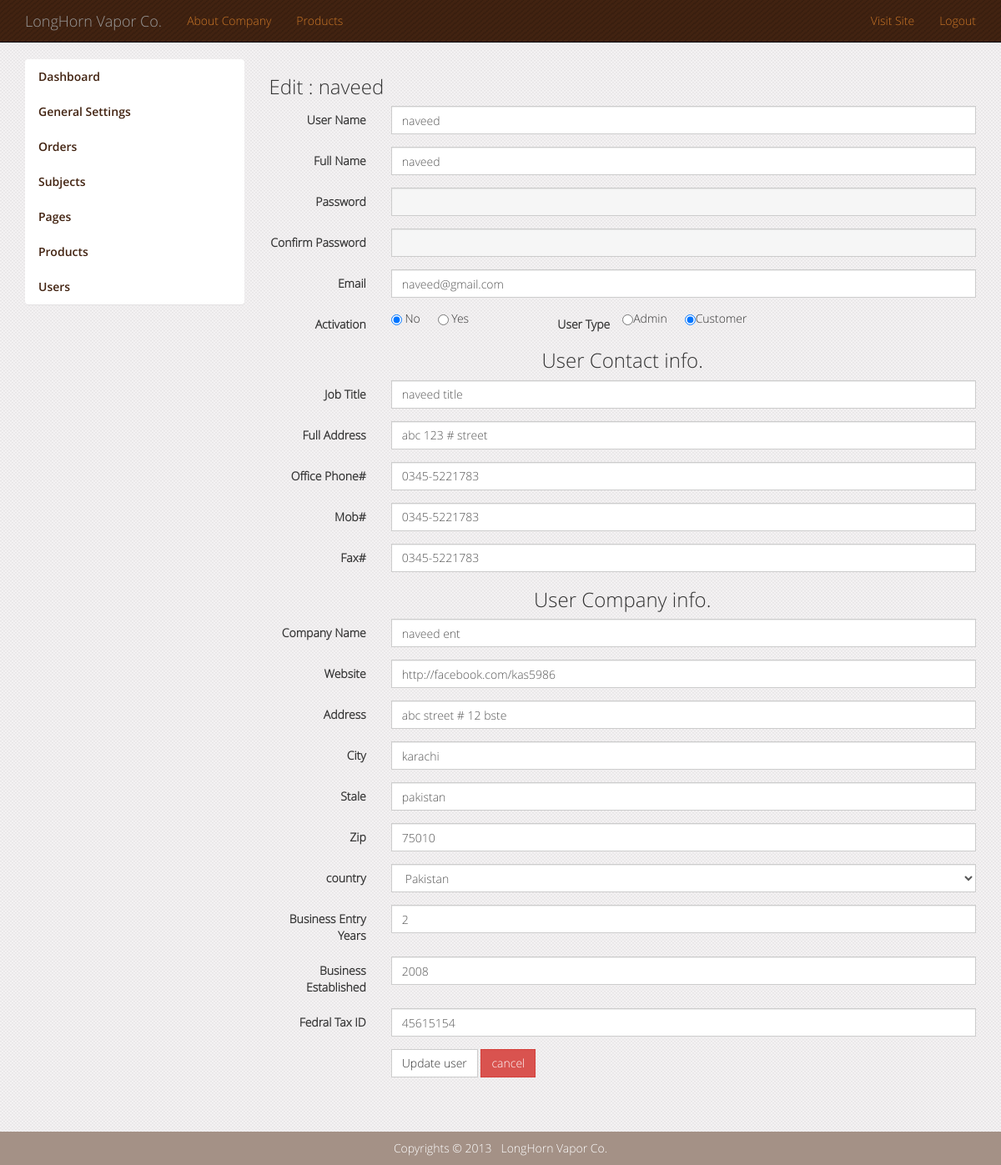
Screenshot of /admin/edit_user.php?user=2 (signed in) with the database file from the repository.
### tables this page shows
CREATE TABLE IF NOT EXISTS `site_options` (
  `id` int(11) NOT NULL AUTO_INCREMENT,
  `link` varchar(100) NOT NULL,
  `title` varchar(100) NOT NULL,
  `email` varchar(255) NOT NULL,
  `new_products` int(3) NOT NULL,
  `description` varchar(255) DEFAULT NULL,
  `welcome` text NOT NULL,
  `logo` varchar(100) NOT NULL,
  PRIMARY KEY (`id`)
);

CREATE TABLE IF NOT EXISTS `page_subjects` (
  `id` int(11) NOT NULL AUTO_INCREMENT,
  `parent_id` int(3) NOT NULL,
  `nav_id` int(11) NOT NULL,
  `position` int(3) NOT NULL,
  `name` varchar(50) NOT NULL,
  `content` text NOT NULL,
  `visible` tinyint(1) NOT NULL,
  PRIMARY KEY (`id`)
);

CREATE TABLE IF NOT EXISTS `users` (
  `id` int(25) NOT NULL AUTO_INCREMENT,
  `username` varchar(65) NOT NULL,
  `name` varchar(255) NOT NULL,
  `hashed_password` varchar(42) NOT NULL,
  `job` varchar(255) NOT NULL,
  `email` varchar(255) NOT NULL,
  `phone` varchar(20) NOT NULL,
  `mobile` varchar(20) NOT NULL,
  `fax` varchar(20) NOT NULL,
  `address` varchar(255) NOT NULL,
  `activation` tinyint(1) NOT NULL,
  `user_type` int(3) NOT NULL,
  `company_name` varchar(255) NOT NULL,
  `company_website` varchar(255) NOT NULL,
  `company_address` varchar(500) NOT NULL,
  `company_city` varchar(255) NOT NULL,
  `company_state` varchar(255) NOT NULL,
  `company_zip` int(20) NOT NULL,
  `company_country` varchar(255) NOT NULL,
  `company_years` varchar(15) NOT NULL,
  `company_started` varchar(15) NOT NULL,
  `company_tax` varchar(40) NOT NULL,
  PRIMARY KEY (`id`)
);

### includes/header_inc.php (called while the page is built, shortened)
<?php
	if(isset($_GET['subject'])){
		$sel_subject = get_subject_by_id($_GET['subject']);
	}else{
		$sel_subject = NULL;
	}
?>

### includes/session.php (called while the page is built, shortened)
<?php
	function logged_in() {
		return isset($_SESSION['user_id']);
	}
?>

### admin/includes/user_functions.php (called while the page is built, shortened)
<?php
function get_user_by_id($user_id){
	global $connection;
		$query = "SELECT *";
		$query .= "	FROM users";
		$query .= "	WHERE id=" . $user_id;
		$query .= " LIMIT 1";
		$result_set = mysql_query($query, $connection);
		if($user = mysql_fetch_array($result_set)){
			return $user;
		}else{
			return NULL;
		}
}
?>

### admin/edit_user.php (the view, shortened to what this page needs)
<?php
	require_once('../includes/admin_header.php');
	if(isset($_GET['user'])){
		$sel_user = get_user_by_id($_GET['user']);
	}else{
		$sel_user = NULL;
	}
?>
		<div class="row">
			<?php include('admin_sidebar.php'); ?>
			<article class="col-lg-9">
			<h3>Edit : <?php echo $sel_user['username']; ?></h3>
				<form id="options" class="form-horizontal" action="" role="form" method="post">
				  <div class="form-group">
					<label for="user_name" class="col-sm-2 control-label">User Name</label>
					<div class="col-sm-10">
					  <input type="text" class="form-control" id="user_name" name="user_name" required="" value="<?php echo $sel_user['username']; ?>">
					</div>
				  </div>
				  <div class="form-group">
					<label for="user_realname" class="col-sm-2 control-label">Full Name</label>
					<div class="col-sm-10">
					  <input type="text" class="form-control" id="user_realname" name="user_realname" required="" value="<?php echo $sel_user['name']; ?>">
					</div>
				  </div>
				  <div class="form-group">
					<label for="user_password" class="col-sm-2 control-label">Password</label>
					<div class="col-sm-10">
					  <input type="password" class="form-control" id="user_password" name="user_password" required="" value=""  disabled>
					</div>
				  </div>
				  <div class="form-group">
					<label for="password_confirm" class="col-sm-2 control-label">Confirm Password</label>
					<div class="col-sm-10">
					  <input type="password" class="form-control" id="password_confirm" name="password_confirm" required="" value=""  disabled>
					</div>
				  </div>
				  <div class="form-group">
					<label for="user_email" class="col-sm-2 control-label">Email</label>
					<div class="col-sm-10">
					  <input type="email" class="form-control" id="user_email" name="user_email" required="" value="<?php echo $sel_user['email']; ?>">
					</div>
				  </div>
				  <div class="form-group">
					<div>
					<label for="user_activation" class="col-sm-2 control-label">Activation</label>
					<div class="col-sm-2">
					  <input type="radio" class="radio-inline" id="user_activation" name="user_activation" value="0"
					  <?php if( $sel_user['activation'] == 0){echo ' checked';} ?>> No &nbsp;
					  <input type="radio" class="radio-inline" id="user_activation" name="user_activation" value="1"
					  <?php if( $sel_user['activation'] == 1){echo ' checked';} ?>> Yes &nbsp;
					</div>
					<label for="user_type" class="col-sm-2 control-label">User Type</label>
					<div class="col-sm-3 input-group">
					  <input type="radio" class="radio-inline" id="user_type" name="user_type" value="1"
					  <?php if( $sel_user['user_type'] == 1){echo ' checked';} ?>> Admin &nbsp;
					  <input type="radio" class="radio-inline" id="user_type" name="user_type" value="2"
					  <?php if( $sel_user['user_type'] == 2){echo ' checked';} ?>> Customer &nbsp;
					</div>
					</div>
				  </div>
					<center><h3>User Contact info.</h3></center>
				  <div class="form-group">
					<label for="user_job" class="col-sm-2 control-label">Job Title</label>
					<div class="col-sm-10">
					  <input type="text" class="form-control" id="user_job" name="user_job" required="" value="<?php echo $sel_user['job']; ?>">
					</div>
				  </div>
				  <div class="form-group">
					<label for="user_address" class="col-sm-2 control-label">Full Address</label>
					<div class="col-sm-10">
					  <input type="text" class="form-control" id="user_address" name="user_address" required="" value="<?php echo $sel_user['address'] ?>">
					</div>
				  </div>
				  <div class="form-group">
					<label for="user_phone" class="col-sm-2 control-label">Office Phone#</label>
					<div class="col-sm-10">
					  <input type="text" class="form-control" id="user_phone" name="user_phone" required="" value="<?php echo $sel_user['phone']; ?>">
					</div>
				  </div>
				  <div class="form-group">
					<label for="user_mobile" class="col-sm-2 control-label">Mob#</label>
					<div class="col-sm-10">
					  <input type="text" class="form-control" id="user_mobile" name="user_mobile" required="" value="<?php echo $sel_user['mobile']; ?>">
					</div>
				  </div>
				  <div class="form-group">
					<label for="user_fax" class="col-sm-2 control-label">Fax#</label>
					<div class="col-sm-10">
					  <input type="text" class="form-control" id="user_fax" name="user_fax" required="" value="<?php echo $sel_user['fax']; ?>">
					</div>
				  </div>
					<center><h3>User Company info.</h3></center>
				  <div class="form-group">
					<label for="company_name" class="col-sm-2 control-label">Company Name</label>
					<div class="col-sm-10">
					  <input type="text" class="form-control" id="company_name" name="company_name" required="" value="<?php echo $sel_user['company_name']; ?>">
					</div>
				  </div>
				  <div class="form-group">
					<label for="company_website" class="col-sm-2 control-label">Website</label>
					<div class="col-sm-10">
					  <input type="text" class="form-control" id="company_website" name="company_website" required="" value="<?php echo $sel_user['company_website']; ?>">
					</div>
				  </div>
				  <div class="form-group">
					<label for="company_address" class="col-sm-2 control-label">Address</label>
					<div class="col-sm-10">
					  <input type="text" class="form-control" id="company_address" name="company_address" required="" value="<?php echo $sel_user['company_address']; ?>">
					</div>
				  </div>
				  <div class="form-group">
					<label for="company_city" class="col-sm-2 control-label">City</label>
					<div class="col-sm-10">
					  <input type="text" class="form-control" id="company_city" name="company_city" required="" value="<?php echo $sel_user['company_city']; ?>">
					</div>
				  </div>
				  <div class="form-group">
					<label for="company_state" class="col-sm-2 control-label">Stale</label>
					<div class="col-sm-10">
					  <input type="text" class="form-control" id="company_state" name="company_state" required="" value="<?php echo $sel_user['company_state']; ?>">
					</div>
				  </div>
				  <div class="form-group">
					<label for="company_zip" class="col-sm-2 control-label">Zip</label>
					<div class="col-sm-10">
					  <input type="text" class="form-control" id="company_zip" name="company_zip" required="" value="<?php echo $sel_user['company_zip']; ?>">
					</div>
				  </div>
				  <div class="form-group">
					<label for="company_country" class="col-sm-2 control-label">country</label>
					<div class="col-sm-10">
					  <select id="company_country" name="company_country" class="form-control">
						<?php
							  foreach($countries as $country){
								if($sel_user['company_country'] == $country){
									echo '<option selected="selected" value="'.$country .'">'.$country .'</option>';
								}else{
									echo '<option value="'.$country .'">'.$country .'</option>';
								}
							  }
						?>
					  </select>
					</div>
				  </div>
				  <div class="form-group">
					<label for="company_years" class="col-sm-2 control-label">Business Entry Years</label>
					<div class="col-sm-10">
					  <input type="text" class="form-control" id="company_years" name="company_years" required="" value="<?php echo $sel_user['company_years']; ?>">
					</div>
				  </div>
				  <div class="form-group">
					<label for="company_started" class="col-sm-2 control-label">Business Established</label>
					<div class="col-sm-10">
					  <input type="text" class="form-control" id="company_started" name="company_started" required="" value="<?php echo $sel_user['company_started']; ?>">
					</div>
				  </div>
				  <div class="form-group">
					<label for="company_tax" class="col-sm-2 control-label">Fedral Tax ID</label>
					<div class="col-sm-10">
					  <input type="text" class="form-control" id="company_tax" name="company_tax" required="" value="<?php echo $sel_user['company_tax']; ?>">
					</div>
				  </div>
				  <div class="form-group">
					<div class="col-sm-offset-2 col-sm-10">
				  <button type="submit" name="update" class="btn btn-default">Update user</button>
				  <a class="btn btn-danger" href="<?php echo site_options('link'); ?>/admin/users_index.php">cancel</a>
					</div>
				  </div>
				</form>
			</article>
		</div>
<?php require_once('../includes/footer.php'); ?>

### includes/admin_header.php (shortened to what this page needs)
<?php
require_once("connection.php");
require_once("session.php");
require_once("functions.php");
require_once("header_inc.php");
?>
<!DOCTYPE html>
<html lang="en">
  <head>
    <link href="<?php echo site_options('link'); ?>/css/stylesheet.css" rel="stylesheet">
  </head>
  <body>
<nav class="navbar navbar-inverse navbar-static-top" role="navigation">
  <div class="container">
  <div class="navbar-header">
    <a class="navbar-brand" href="#"><?php echo site_options('title'); ?></a>
  </div>
  <div class="collapse navbar-collapse" id="bs-example-navbar-collapse-1">
	<ul class="nav navbar-nav">
			<?php get_navigation(2, 'top'); ?>
    </ul>
    <ul class="nav navbar-nav navbar-right">
      <li><a href="<?php echo site_options('link'); ?>/index.php">Visit Site</a></li>
	  <li><?php if(logged_in()){ ?>
	  <a href="<?php echo site_options('link'); ?>/logout.php">Logout</a>
	  <?php } else {?>
	  <a href="<?php echo site_options('link'); ?>/login.php">Login</a>
	  <?php }?>
	  </li>
    </ul>
	</div>
  </div>
</nav>
	<div class="container">

### includes/functions.php (shortened to what this page needs)
<?php
function site_options($option){
	global $connection;
	$query = "SELECT * FROM site_options";
	$options = mysql_query($query, $connection);
	while($opt = mysql_fetch_array($options)){
		if($option == 'link'
		|| $option == 'title'
		|| $option == 'description'
		|| $option == 'logo'
		|| $option == 'welcome'
		|| $option == 'new_products'
		|| $option == 'email'){
			return $opt[$option];
		}else{
			return NULL;
		}
	}
}
function get_navigation($nav_id, $nav){
	global $sel_subject;
	$subject_parent = get_main_subjects('parent');
	if($nav == 'sidebar'){
		while($subject = mysql_fetch_array($subject_parent)){
			if($subject['nav_id'] == $nav_id){
				echo '<li class="list-group-item  no-padding';
				if($subject['id'] == $sel_subject['id']){
					echo ' active">';
				}else {echo '">';}
				$link	=	'<a href="'. site_options('link') .'content.php?subject=' . urlencode($subject['id']) . '">';
				$link	.=	$subject['name'];
				$link	.=	'</a>';
				echo $link;
				echo '<ul>';
					$subject_child = get_main_subjects('child');
					while($child = mysql_fetch_array($subject_child)){
						if($subject['id'] == $sel_subject['id'] && $subject['id'] == $child['parent_id']){
							$link	=	'<li><a ';
							$link	.=	'href="'. site_options('link') .'content.php?subject=' . urlencode($subject['id']) . '&child=' . urlencode($child['id']) . '">';
							$link	.=	$child['name'];
							$link	.=	'</a>';
							echo $link;
							echo '</li>';
						}
					}
					echo '</ul>';
				echo '</li>';
			}
		}
	}
	elseif($nav == 'top'){
		while($subject = mysql_fetch_array($subject_parent)){
			if($subject['nav_id'] == $nav_id){
				echo '<li>';
				if($subject['id'] == $sel_subject['id']){
					echo '<li class="active">';
				}else{
					echo '<li>';
				}
				$link	=	'<a href="'. site_options('link') .'content.php?subject=' . urlencode($subject['id']) . '">';
				$link	.=	$subject['name'];
				$link	.=	'</a>';
				echo $link;
			echo '</li>';
			}
		}
	}
	else{
		echo '<li><a href="#">No Slot Selected</a></li>';
	}
}
function get_main_subjects($case){
	global $connection;
		switch($case){
			case'parent':
				$query = "SELECT * FROM page_subjects WHERE visible = 1 AND parent_id = 0 ORDER BY position ASC";
				break;
		}
		$subject = mysql_query($query, $connection);
	return $subject;
}
?>

### includes/footer.php (shortened to what this page needs)
	</div>
	<footer>
		<div class="copyrights">Copyrights &copy; 2013 &nbsp; <?php echo site_options('title'); ?></div>
	</footer>
  </body>
</html>

### css/style.css (style rules this page uses)
body { font-family: 'open_sanslight'!important; background: url(../images/bg.png) repeat; }
.copyrights { height: 40px; width: 100%; text-align: center; background-color: #a49186; color: #FFF; padding: 10px 0; margin-top: 50px; }

### rows the page displays
site_options: title "LongHorn Vapor Co."
page_subjects: link "About Company"
page_subjects: link "Products"
users: username "naveed", user_name "naveed", user_realname "naveed", user_email "naveed@gmail.com", activation "☑ Activation", user_type "☐ User Type", user_type "☑", user_job "naveed title", user_address "abc 123 # street", user_phone "0345-5221783", user_mobile "0345-5221783", user_fax "0345-5221783", company_name "naveed ent", company_website "http://facebook.com/kas5986", company_address "abc street # 12 bste", company_city "karachi", company_state "pakistan", company_zip "75010", company_country "Pakistan", company_years "2", company_started "2008", company_tax "45615154"
